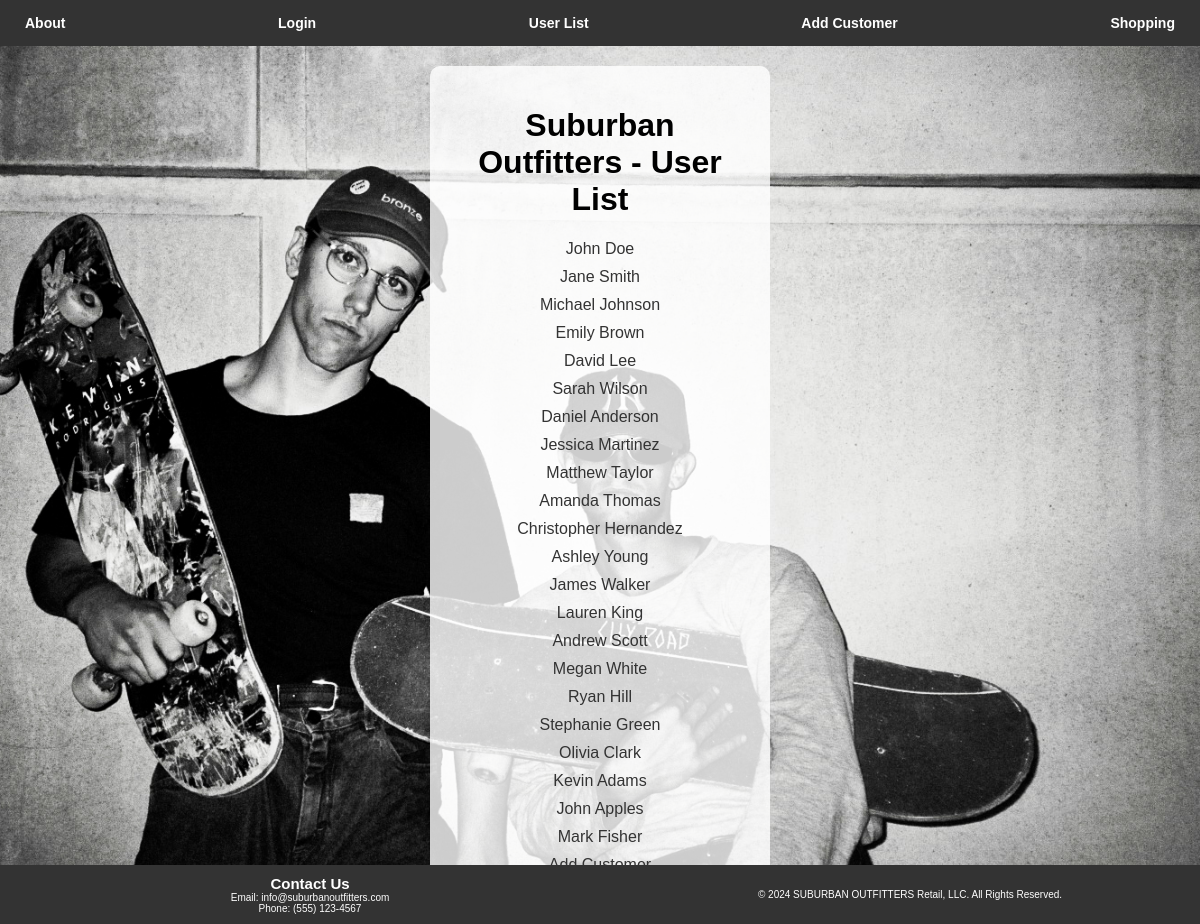
Page /hw1/user-list.php on the committed database.
### tables this page shows
CREATE TABLE `users` (
  `user_id` int(11) NOT NULL,
  `username` varchar(128) DEFAULT NULL,
  `forename` varchar(128) DEFAULT NULL,
  `surname` varchar(128) DEFAULT NULL,
  `password` varchar(255) DEFAULT NULL,
  `shirt_size` char(2) NOT NULL,
  `pant_size` varchar(10) NOT NULL,
  `shoe_size` varchar(5) NOT NULL,
  `address` varchar(255) NOT NULL
);

### hw1/user-list.php (the view, shortened to what this page needs)
<?php
require_once 'login.php';
$conn = new mysqli($hn, $un, $pw, $db);
$query = "SELECT * FROM users";
$result = $conn->query($query);
?>
<!DOCTYPE html>
<html lang="en">
<head>
    <link rel="stylesheet" href="styles.css">
</head>
<body>
    <header>
        <nav>
            <a href="about.php">About</a>
            <a href="login-form.php">Login</a>
            <a href="user-list.php">User List</a>
            <a href="user-add.php">Add Customer</a>
            <a href="order.php">Shopping</a>
        </nav>
    </header>
    <div id="user-list-container">
        <h1>Suburban Outfitters - User List</h1>
        <?php
        if ($result->num_rows > 0) {
            while ($row = $result->fetch_assoc()) {
                echo "<a href='user-details.php?id={$row["id"]}'>{$row["forename"]} {$row["surname"]}</a>";
            }
        } else {
            echo "No users found";
        }
        ?>
        <a href="user-add.php">Add Customer</a>
    </div>
    <footer>
        <div id="footer-container">
            <div id="contact-footer">
                <h2>Contact Us</h2>
                <p>Email: info@suburbanoutfitters.com</p>
                <p>Phone: (555) 123-4567</p>
            </div>
            <div id="copyright">
                <p>&copy; 2024 SUBURBAN OUTFITTERS Retail, LLC. All Rights Reserved.</p>
            </div>
        </div>
    </footer>
</body>
</html>

### hw1/styles.css (style rules this page uses)
body { font-family: 'Arial', sans-serif; margin: 0; }
footer { position: fixed; bottom: 0; width: 100%; background-color: #333; color: white; padding: 1px 0; text-align: center; font-size: 10px; }
#footer-container { display: flex; justify-content: space-between; align-items: center; }
#contact-footer, #copyright { flex: 1; padding: 0 10px; }
body { margin: 0; }
header { background-color: #333; padding: 10px; text-align: center; }
nav { display: flex; justify-content: space-between; align-items: center; padding: 5px; }
nav a { color: #fff; text-decoration: none; margin: 0 10px; font-size: 14px; font-weight: bold; }
footer { background-color: #333; padding: 10px; text-align: center; position: fixed; bottom: 0; width: 100%; }
#contact-footer h2, #contact-footer p { color: #fff; margin: 0; }
#copyright p { color: #fff; margin: 0; }

### hw1/user-list.php (style rules this page uses)
body { background: url('skate.jpeg') no-repeat center center fixed; background-size: cover; margin: 0; }
header { background-color: #333; padding: 10px; text-align: center; }
nav { display: flex; justify-content: space-between; align-items: center; padding: 5px; }
nav a { color: #fff; text-decoration: none; margin: 0 10px; font-size: 14px; font-weight: bold; }
#user-list-container { background-color: rgba(255, 255, 255, 0.8); padding: 20px; border-radius: 10px; text-align: center; margin: 20px auto; max-width: 300px; }
a { color: #333; display: block; margin: 10px 0; text-decoration: none; }

### rows in the picture
users: forename "John", surname "Doe"
users: forename "Jane", surname "Smith"
users: forename "Michael", surname "Johnson"
users: forename "Emily", surname "Brown"
users: forename "David", surname "Lee"
users: forename "Sarah", surname "Wilson"
users: forename "Daniel", surname "Anderson"
users: forename "Jessica", surname "Martinez"
users: forename "Matthew", surname "Taylor"
users: forename "Amanda", surname "Thomas"
users: forename "Christopher", surname "Hernandez"
users: forename "Ashley", surname "Young"
users: forename "James", surname "Walker"
users: forename "Lauren", surname "King"
users: forename "Andrew", surname "Scott"
users: forename "Megan", surname "White"
users: forename "Ryan", surname "Hill"
users: forename "Stephanie", surname "Green"
users: forename "Olivia", surname "Clark"
users: forename "Kevin", surname "Adams"
users: forename "John", surname "Apples"
users: forename "Mark", surname "Fisher"
